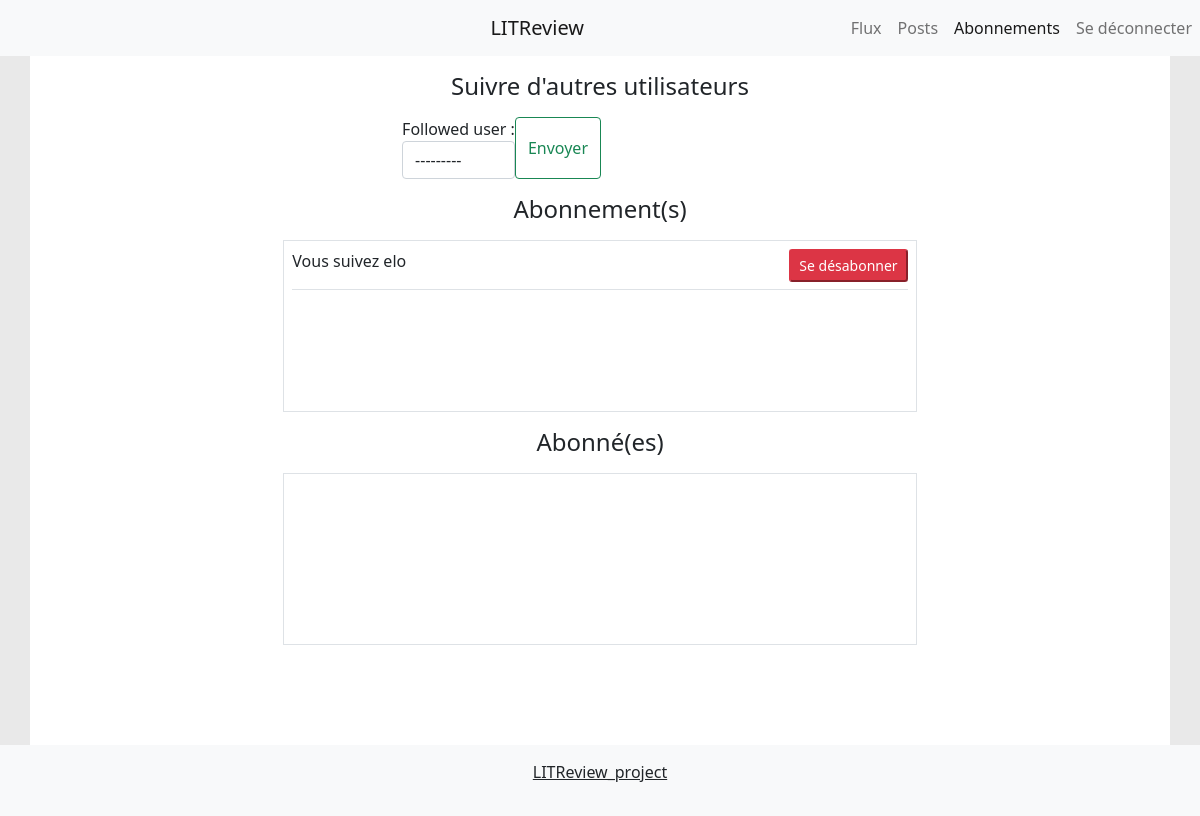
The app's page /subscription/ (signed in), older data.
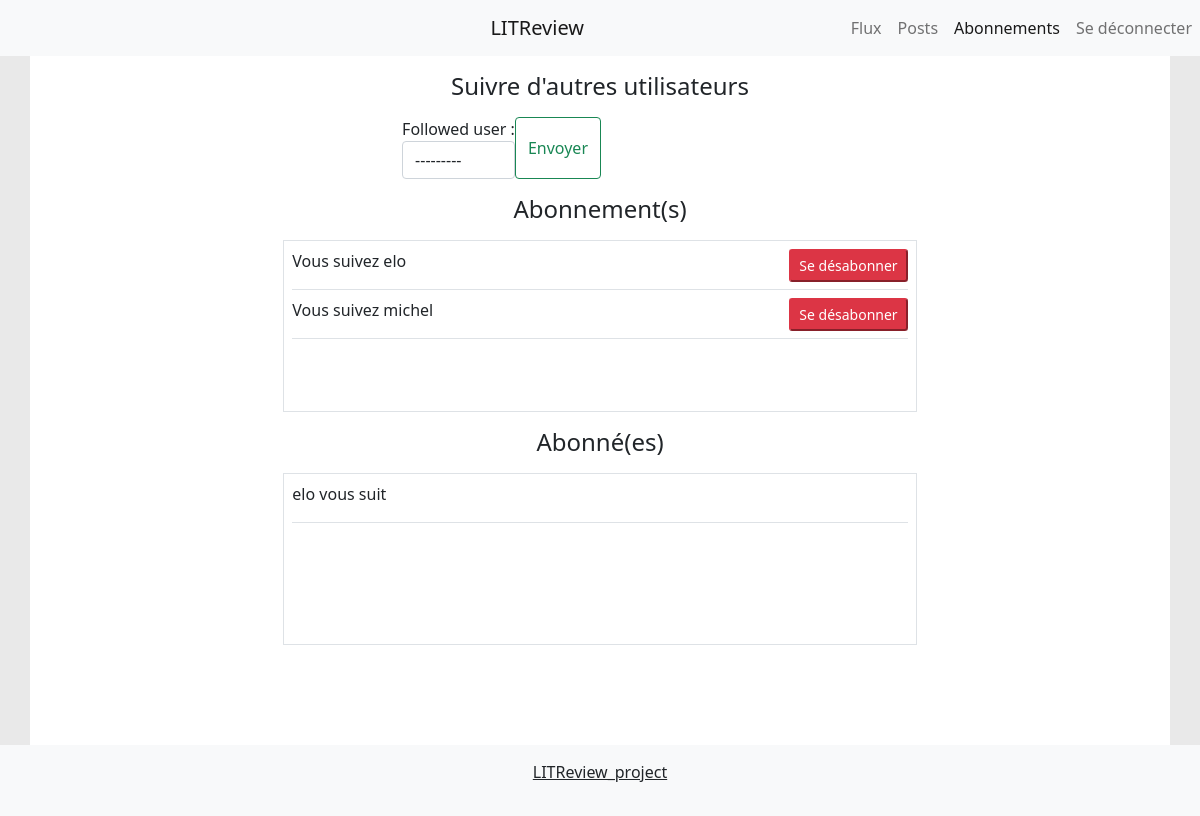
The same page, newer data.
### review/models.py (models this page shows, shortened)
class UserFollows(models.Model):
    user = models.ForeignKey(to=settings.AUTH_USER_MODEL, on_delete=models.CASCADE, related_name='following')
    followed_user = models.ForeignKey(to=settings.AUTH_USER_MODEL, on_delete=models.CASCADE, related_name='following_by')
    class Meta:
        unique_together = ('user', 'followed_user', )

### review/views.py (the view)
# urls.py: path('subscription/', subscription_page, name='subscription_page'),
@login_required()
def subscription_page(request):
    section = 'subscription'
    Users = get_user_model()
    followed_list = UserFollows.objects.all()
    list_of_following_users = followed_list.filter(user=request.user.id)
    list_of_followed_users = followed_list.filter(followed_user=request.user.id)
    list_of_users = Users.objects.all()
    if request.method == 'POST':
        form = NewFollowedUser(request.POST)
        if form.is_valid():
            user_follow = form.save(commit=False)
            user_follow.user = request.user
            if user_follow.user != user_follow.followed_user:
                user_follow.save()
            return redirect('review:subscription_page')
    else:
        form = NewFollowedUser()
    return render(request, 'review/subscriptions.html', {'form': form, 'section': section,
                                                         'list_of_following_users': list_of_following_users,
                                                         'list_of_followed_users': list_of_followed_users})

### review/forms.py
class NewFollowedUser(forms.ModelForm):
    class Meta:
        model = UserFollows
        fields = ['followed_user']

### review/templatetags/form_tags.py (called while the page is built)
@register.filter
def input_class(bound_field):
    print(bound_field.form.is_bound)
    print(bound_field)
    css_class = ''
    if bound_field.form.is_bound:
        if bound_field.errors:
            css_class = 'is-invalid'
        elif field_type(bound_field) != 'PasswordInput':
            css_class = 'is-valid'
    return 'form-control {}'.format(css_class)

### review/templates/review/subscriptions.html (shortened to what this page needs)
{% extends 'review/base.html'  %}
{% load static %}
{% block body %}
<link rel="stylesheet" type="text/css" href="{% static 'css/new_ticket_style.css' %}">
  <div class="col-10">
      <h1 class="text-center fs-4 m-3">Suivre d'autres utilisateurs</h1>
      <div>
          <form method="post" class="d-flex m-3 col-9 col-sm-5 mx-auto">
              {% include 'includes/form.html' %}
              <button class="btn btn-outline-success" type="submit">Envoyer</button>
          </form>
      </div>
      <div>
          <h1 class="text-center fs-4 m-3">Abonnement(s)</h1>
          <ul class="h-25 border mx-auto col-md-8 col-12 list-unstyled overflow-scroll">
              {% for sub in list_of_following_users %}
              <li class="m-2">
                  <div class="w-100 border-bottom">
                      <div class="d-flex">
                         <p class="col-8"> Vous suivez {{ sub.followed_user}} </p>
                        <div class="col-4 text-end">
                            <button class="btn-sm btn-danger align-middle" type="button" onclick="window.location.href= '{{sub.id}}/delete_subscription/'">Se désabonner</button>
                        </div>
                      </div>
                  </div>
              </li>
              {% endfor %}
          </ul>
      </div>
      <div class="justify-content-center">
          <h1 class="text-center fs-4 m-3">Abonné(es)</h1>
          <ul class="h-25 border mx-auto col-md-8 col-12 list-unstyled overflow-scroll">
              {% for sub in list_of_followed_users %}
              <li class="m-2 border-bottom">
                  <p class="col-12"> {{ sub.user }} vous suit</p>
              </li>
              {% endfor %}
          </ul>
      </div>
  </div>
{% endblock %}

### review/templates/review/base.html (shortened to what this page needs)
{% load static %}
<html lang='fr'>
  <head>
      <link rel="stylesheet" type="text/css" href="{% static 'css/base_style.css' %}">
      <link href="https://cdn.jsdelivr.net/npm/bootstrap@5.1.0/dist/css/bootstrap.min.css" rel="stylesheet">
      <link rel="stylesheet" href="https://maxst.icons8.com/vue-static/landings/line-awesome/line-awesome/1.3.0/css/line-awesome.min.css">
  </head>
  <body>
    <div class="d-flex flex-column h-100">
      <div class="row gx-0">
        <div class="col-12">
          <header>
            <nav class="navbar navbar-expand-lg navbar-light bg-light">
              <div class="container-fluid">
                {% if user.is_authenticated %}
                <div class="container-fluid">
                  <div class="row gx-0 flex-lg-row flex-row-reverse">
                    <div class="navbar-header d-flex flex-row col-lg-6 col-7">
                      <a class="navbar-brand ms-lg-auto" href="{% url 'review:index' %}">LITReview</a>
                    </div>
                {% else %}
                <div class="navbar-header d-flex flex-row">
                  <a class="navbar-brand mx-auto" href="{% url 'review:index' %}">LITReview</a>
                {% endif %}
                {% if user.is_authenticated %}
                    <div class="col-lg-6 col-12">
                      <div class="collapse navbar-collapse" id="navbarSupportedContent">
                        <ul class="navbar-nav ms-md-auto mb-2 mb-lg-0">
                          <li class="nav-item ms-2 ms-lg-0">
                            {% if section == 'flux' %}
                            <a class="nav-link active" aria-current="page" href="{% url 'review:index' %}">Flux</a>
                            {% else %}
                            <a class="nav-link" aria-current="page" href="{% url 'review:index' %}">Flux</a>
                            {% endif %}
                          </li>
                          <li class="nav-item ms-2 ms-lg-0">
                            {% if section == 'post' %}
                            <a class="nav-link active" href="#">Posts</a>
                            {% else %}
                            <a class="nav-link" href="#">Posts</a>
                            {% endif %}
                          </li>
                          <li class="nav-item ms-2 ms-lg-0">
                            {% if section == 'subscription' %}
                            <a class="nav-link active" href="{% url 'review:subscription_page' %}">Abonnements</a>
                            {% else %}
                            <a class="nav-link" href="{% url 'review:subscription_page' %}">Abonnements</a>
                            {% endif %}
                          </li>
                          <li class="nav-item ms-2 ms-lg-0">
                            <a class="nav-link" id="deconexion" href="{% url 'auth_system:logout' %}">Se déconnecter</a>
                          </li>
                        </ul>
                      </div>
                    </div>
                  </div>
                </div>
                {% else %}
                </div>
                {% endif %}
              </div>
            </nav>
          </header>
        </div>
      </div>
      <div class="content-background row gx-0 justify-content-center flex-grow-1 flex_shrink-0 w-auto" style="background-color: rgb(233,233,233);">
        <div class="col-12">
          <div class="bg-white container d-flex h-100 justify-content-center">
            {% block body %}{% endblock %}
          </div>
        </div>
      </div>
      <div class="row gx-0 flex-shrink-0">
        <div class="col-12">
          <footer class="bg-light h-100">
            <p id="footer_message">LITReview_project</p>
          </footer>
        </div>
      </div>
    </div>
  </body>
</html>

### review/templates/includes/form.html (shortened to what this page needs)
{% load widget_tweaks %}
{% load form_tags %}
{% for field in form %}
  <div class="form-group">
    {{ field.label_tag }}
    {% render_field field class=field|input_class %}
  </div>
{% endfor %}

### review/static/css/base_style.css (style rules this page uses)
.navbar-header { width: 100%; text-align: center; }
#footer_message { text-align: center; text-decoration: underline; padding-top: 15px; padding-bottom: 0px; }
footer { height: 50px; width: 100%; }
html, body { height: 100% }

Row changes from the older to the newer data that the page shows:
added UserFollows: followed_user "michel", shown under "Abonnement(s)"
added UserFollows: user "elo", shown under "Abonné(es)"
